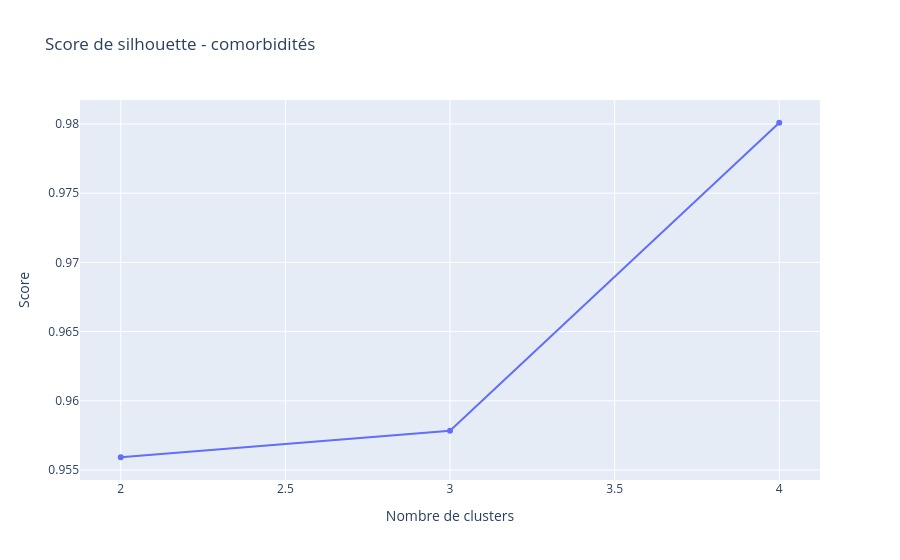

Source (notebook cell):
### Code cell
# Score de silhouette pour comorbidités (k de 2 à 4 max car peu de variables)
silhouette_scores_comorb = []
K_range = range(2, 5)
for k in K_range:
    labels = fcluster(Z_comorb, k, criterion='maxclust')
    score = silhouette_score(X_comorbidity, labels, metric='jaccard')
    silhouette_scores_comorb.append(score)
    print(f"k={k}, silhouette score = {score:.4f}")

fig = px.line(x=list(K_range), y=silhouette_scores_comorb, markers=True,
              title='Score de silhouette - comorbidités',
              labels={'x': 'Nombre de clusters', 'y': 'Score'})
fig.show()

### Figure 1 — Plotly figure (JSON) as saved in the notebook; plotly's stock layout.template omitted (floating-point values rounded to 4 significant figures)
{"data": [{"hovertemplate": "Nombre de clusters=%{x}<br>Score=%{y}<extra></extra>", "legendgroup": "", "line": {"color": "#636efa", "dash": "solid"}, "marker": {"symbol": "circle"}, "mode": "lines+markers", "name": "", "orientation": "v", "showlegend": false, "type": "scatter", "x": [2, 3, 4], "xaxis": "x", "y": [0.9559, 0.9578, 0.9801], "yaxis": "y"}], "layout": {"legend": {"tracegroupgap": 0}, "title": {"text": "Score de silhouette - comorbidités"}, "xaxis": {"anchor": "y", "domain": [0, 1], "title": {"text": "Nombre de clusters"}}, "yaxis": {"anchor": "x", "domain": [0, 1], "title": {"text": "Score"}}}}
